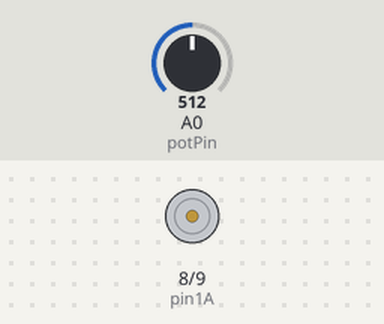
The sketch below on a simulated Arduino Uno, built with avr-gcc and run on an emulated ATmega328P. Parts: motor-driver pin pairs drawn as motors (green arrow = first pin HIGH = forward, orange = second pin HIGH = backward, longer = more drive, scaled by the enable pin). Inputs (shaded band) come from the test bench; at power-on: A0 (potPin) = 512.

Above: at 1.2 s.
1.3 s: A0 (potPin) set to 549
2.8 s: A0 (potPin) set to 563
4.3 s: A0 (potPin) set to 716
At 5.2 s:
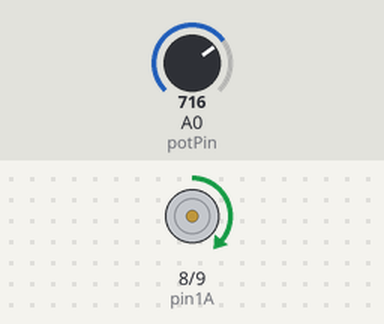
5.8 s: A0 (potPin) set to 900
At 6.3 s:
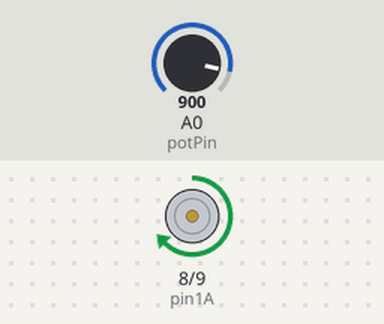
7.3 s: A0 (potPin) set to 1023
At 8.7 s:
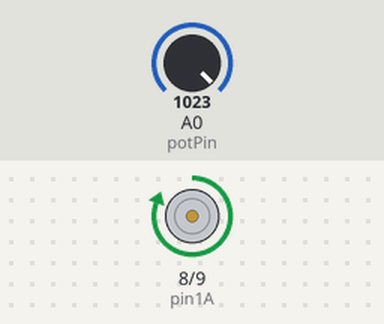
Timing chart, 0 to 9.8 s (numbered marks = the images above; inputs shaded):
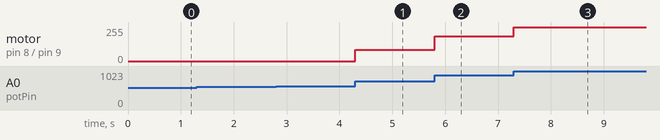

Measured:
- after the input at 1.3 s, every drawn part: stays the same
- after the input at 4.3 s, motor on pin 8 (pin1A) / pin 9 (pin2A): stopped → forward 84/255 at once
- after the input at 5.8 s, motor on pin 8 (pin1A) / pin 9 (pin2A): forward 84/255 → forward 186/255 at once
- after the input at 7.3 s, motor on pin 8 (pin1A) / pin 9 (pin2A): forward 186/255 → forward 255/255 at once

The sketch:

Advanced2_1.ino
```cpp
const int enablePin = 5;
const int pin1A = 8;
const int pin2A = 9;
const int potPin = A0;

const int centerValue = 512;
const int deadZone = 50;

void setup()
{
  pinMode(enablePin, OUTPUT);
  pinMode(pin1A, OUTPUT);
  pinMode(pin2A, OUTPUT);

  pinMode(potPin, INPUT);
}

void loop()
{
  int potValue = analogRead(potPin);
  int motorSpeed = 0;

  // 可變電阻轉向一側
  if (potValue < centerValue - deadZone)
  {
    digitalWrite(pin1A, LOW);
    digitalWrite(pin2A, HIGH);

    motorSpeed = map(
      potValue,
      centerValue - deadZone - 1,
      0,
      0,
      255
    );
  }

  // 可變電阻轉向另一側
  else if (potValue > centerValue + deadZone)
  {
    digitalWrite(pin1A, HIGH);
    digitalWrite(pin2A, LOW);

    motorSpeed = map(
      potValue,
      centerValue + deadZone + 1,
      1023,
      0,
      255
    );
  }

  // 可變電阻在中央停止區
  else
  {
    digitalWrite(pin1A, LOW);
    digitalWrite(pin2A, LOW);

    motorSpeed = 0;
  }

  motorSpeed = constrain(motorSpeed, 0, 255);
  analogWrite(enablePin, motorSpeed);
}
```
